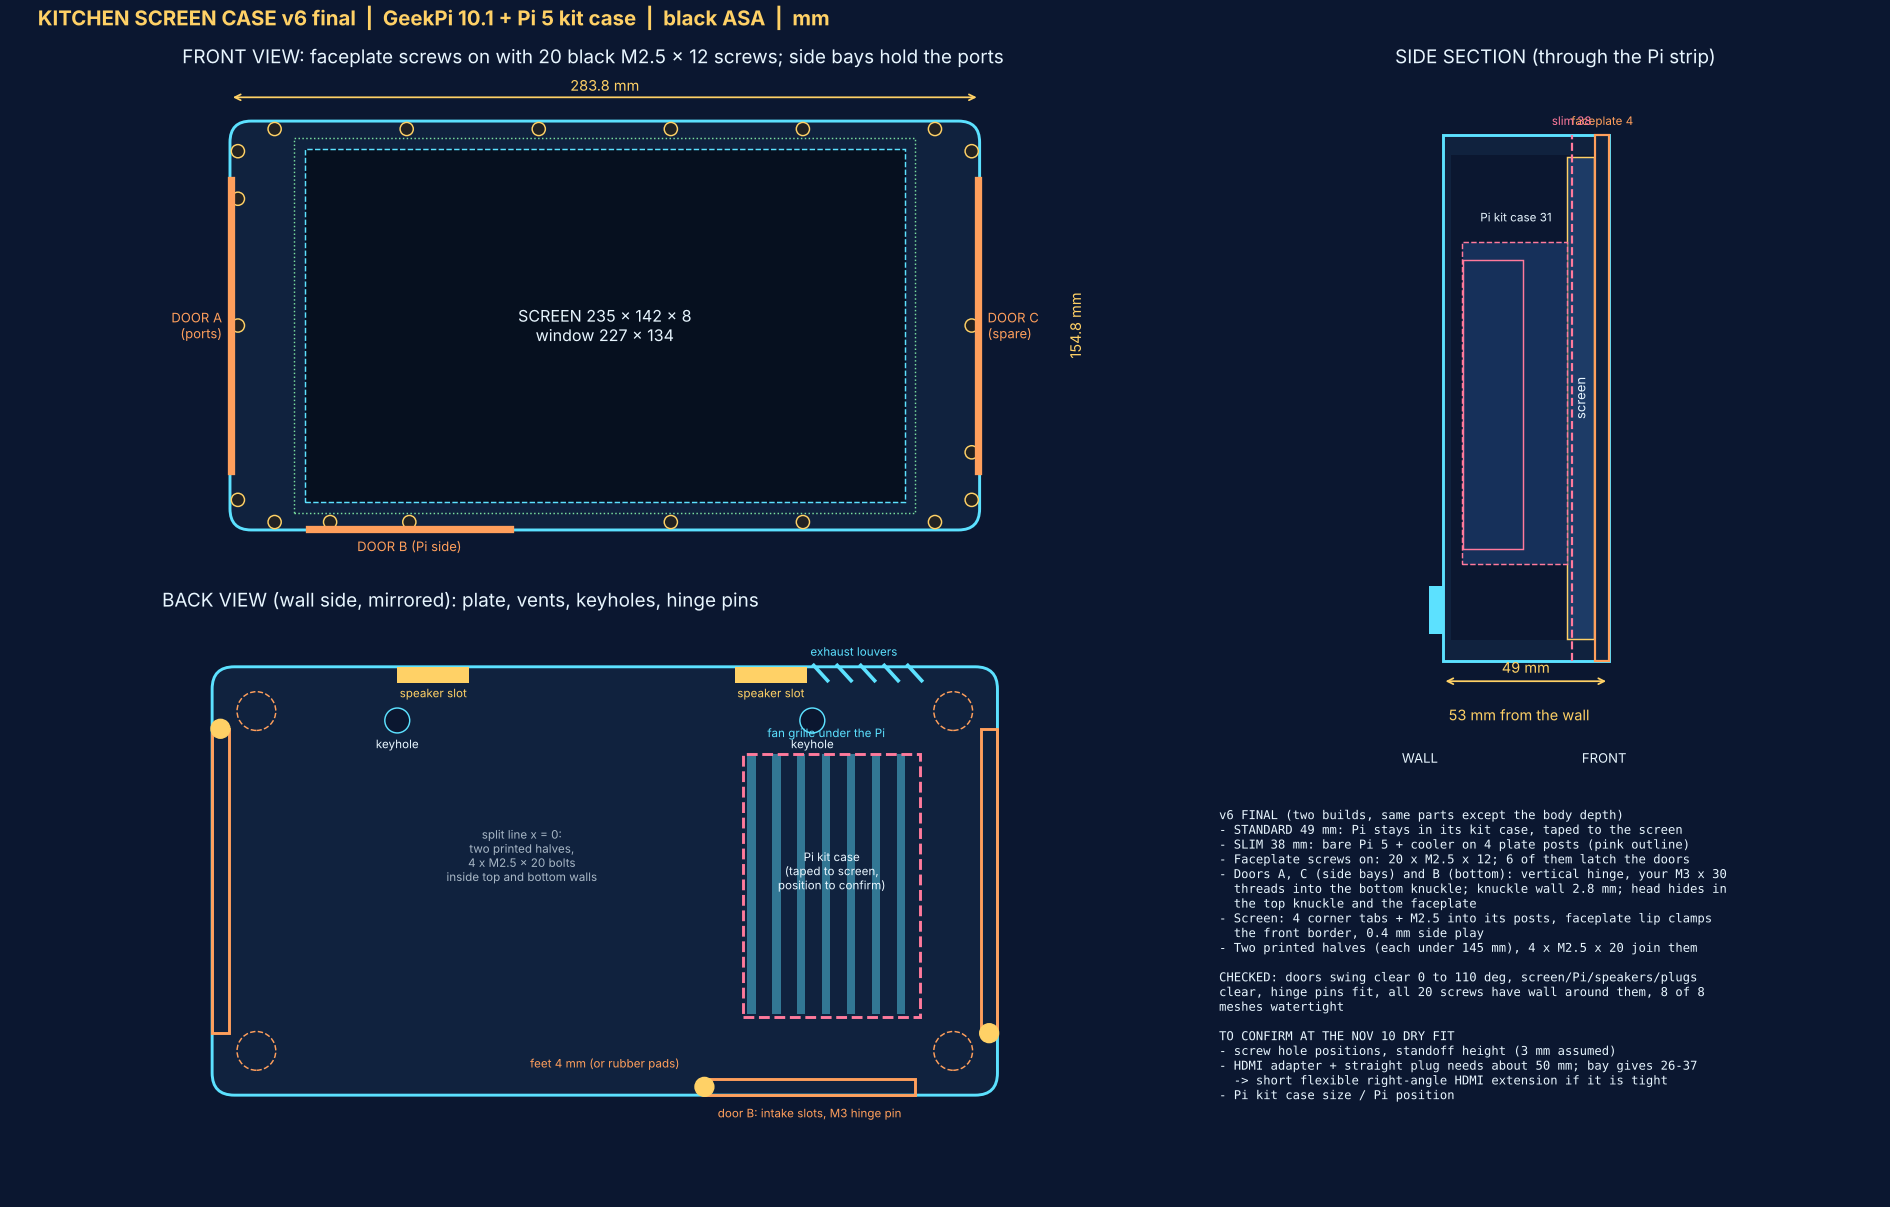

Source code (Python):
# Blueprint v6 for the kitchen screen case. Run: python3 blueprint.py  (needs matplotlib)
import matplotlib; matplotlib.use('Agg')
import matplotlib.pyplot as plt
from matplotlib.patches import FancyBboxPatch, Rectangle, Circle
W,H,T=235,142,8; fit=.4; wall=6; wing=18; backT=2.6; rear=34; plateT=4; foot=4
hx=W/2+fit; hy=H/2+fit; ox=hx+wing+wall; oy=hy+wall; zS=backT+rear; zTop=zS+T+.4
BG='#0b1730'; LN='#5ce1ff'; AC='#ffd166'; TX='#e8f6ff'; GR='#7be0a0'; OR='#ff9f5c'; PK='#ff7a9c'
fig=plt.figure(figsize=(18,11.5),facecolor=BG)
def dh(ax,x0,x1,y,t): ax.annotate('',xy=(x0,y),xytext=(x1,y),arrowprops=dict(arrowstyle='<->',color=AC,lw=1.2)); ax.text((x0+x1)/2,y+2.5,t,color=AC,ha='center',fontsize=10)
def dv(ax,x,y0,y1,t): ax.annotate('',xy=(x,y0),xytext=(x,y1),arrowprops=dict(arrowstyle='<->',color=AC,lw=1.2)); ax.text(x+3,(y0+y1)/2,t,color=AC,va='center',fontsize=10,rotation=90)
def setup(ax,t,xl,yl): ax.set_facecolor(BG); ax.set_aspect('equal'); ax.set_xlim(*xl); ax.set_ylim(*yl); ax.axis('off'); ax.set_title(t,color=TX,fontsize=13,loc='left')
def outline(ax): ax.add_patch(FancyBboxPatch((-ox,-oy),2*ox,2*oy,boxstyle='round,pad=0,rounding_size=8',fc='#10223e',ec=LN,lw=2))
topX=[-125,-75,-25,25,75,125]; botX=[-125,-104,-74,25,75,125]
pts=[(x,oy-3) for x in topX]+[(x,-(oy-3)) for x in botX]+[(-(ox-3),y) for y in (-66,0,48,66)]+[((ox-3),y) for y in (-66,-48,0,66)]
# FRONT
ax=fig.add_axes([0.02,0.52,0.60,0.42]); setup(ax,'FRONT VIEW: faceplate screws on with 20 black M2.5 x 12 screws; side bays hold the ports',(-160,160),(-96,96)); outline(ax)
ax.add_patch(Rectangle((-113.5,-67),227,134,fc='#06101f',ec=LN,lw=1,ls='--'))
ax.add_patch(Rectangle((-W/2,-H/2),W,H,fc='none',ec=GR,lw=1,ls=':')); ax.text(0,0,'SCREEN 235 x 142 x 8\nwindow 227 x 134',color=TX,ha='center',va='center',fontsize=11)
for x,y in pts: ax.add_patch(Circle((x,y),2.5,fc='#222',ec=AC,lw=1))
ax.plot([-ox+.5,-ox+.5],[-55,55],color=OR,lw=5); ax.plot([ox-.5,ox-.5],[-55,55],color=OR,lw=5); ax.plot([-112,-36],[-oy+.5,-oy+.5],color=OR,lw=5)
ax.text(-ox-3,0,'DOOR A\n(ports)',color=OR,fontsize=9,ha='right',va='center'); ax.text(ox+3,0,'DOOR C\n(spare)',color=OR,fontsize=9,ha='left',va='center'); ax.text(-74,-oy-8,'DOOR B (Pi side)',color=OR,fontsize=9,ha='center')
dh(ax,-ox,ox,oy+9,f'{2*ox:.1f} mm'); dv(ax,ox+30,-oy,oy,f'{2*oy:.1f} mm')

# BACK (mirror x)
mx=lambda x:-x
ax=fig.add_axes([0.02,0.05,0.60,0.44]); setup(ax,'BACK VIEW (wall side, mirrored): plate, vents, keyholes, hinge pins',(-160,160),(-96,96)); outline(ax)
for i in range(7): x=mx(-107+i*9); ax.add_patch(Rectangle((x-1.5,-48),3,94,fc=LN,alpha=.45))
ax.text(mx(-80),52,'fan grille under the Pi',color=LN,fontsize=8,ha='center')
ax.add_patch(Rectangle((mx(-50),-49),64,95,fc='none',ec=PK,lw=2,ls='--')); ax.text(mx(-82),-3,'Pi kit case\n(taped to screen,\nposition to confirm)',color=TX,ha='center',fontsize=8)
for sx in(-1,1): ax.add_patch(Circle((sx*75,58),4.5,fc=BG,ec=LN)); ax.text(sx*75,48,'keyhole',color=TX,ha='center',fontsize=8)
for i in range(5): x=mx(-112+i*8.5); ax.plot([x-2.5,x+2.5],[oy+0.5,oy-5],color=LN,lw=2.5)
ax.text(mx(-90),oy+4,'exhaust louvers',color=LN,fontsize=8,ha='center')
for c in (-60,62): ax.add_patch(Rectangle((mx(c)-13,oy-wall),26,wall,fc=AC)); ax.text(mx(c),oy-wall-5,'speaker slot',color=AC,fontsize=8,ha='center')
for sx in(-1,1):
  for sy in(-1,1): ax.add_patch(Circle((sx*(ox-16),sy*(oy-16)),7,fc='none',ec=OR,ls='--'))
ax.text(0,-oy+10,'feet 4 mm (or rubber pads)',color=OR,fontsize=8,ha='center')
ax.add_patch(Rectangle((36,-oy),76,6,fc='none',ec=OR,lw=2)); ax.text(74,-oy-8,'door B: intake slots, M3 hinge pin',color=OR,fontsize=8,ha='center')
ax.add_patch(Rectangle((ox-6,-55),6,110,fc='none',ec=OR,lw=2)); ax.add_patch(Rectangle((-ox,-55),6,110,fc='none',ec=OR,lw=2))
for (x,y) in [(-(ox-3),-55),(ox-3,55),(-36,-(oy-3))]: ax.add_patch(Circle((mx(x),y),3.4,fc=AC,ec=AC)); 
ax.text(-30,0,'split line x = 0:\ntwo printed halves,\n4 x M2.5 x 20 bolts\ninside top and bottom walls',color=TX,fontsize=8,ha='center',alpha=.7)
# SIDE section
ax=fig.add_axes([0.64,0.40,0.34,0.54]); setup(ax,'SIDE SECTION (through the Pi strip)',(-14,66),(-96,96))
zf=zTop+plateT
ax.add_patch(Rectangle((0,-oy),zf,2*oy,fc='#10223e',ec=LN,lw=2)); ax.add_patch(Rectangle((backT,-oy+wall),zTop-backT,2*oy-2*wall,fc=BG,ec='none'))
ax.add_patch(Rectangle((zS,-H/2),T,H,fc='#1d3b66',ec=AC)); ax.text(zS+T/2,0,'screen',color=TX,rotation=90,va='center',ha='center',fontsize=9)
ax.add_patch(Rectangle((zS-31,-49),31,95,fc='#16305a',ec=PK,ls='--')); ax.text(zS-15,52,'Pi kit case 31',color=TX,ha='center',fontsize=8)
ax.add_patch(Rectangle((zTop,-oy),plateT,2*oy,fc='#10223e',ec=OR,lw=1.5)); ax.text(zTop+2,oy+3,'faceplate 4',color=OR,fontsize=8,ha='center')
ax.add_patch(Rectangle((-foot,-oy+8),foot,14,fc=LN)); 
ax.plot([38,38],[-oy,oy],color=PK,ls='--',lw=1.5); ax.text(38,oy+3,'slim 38',color=PK,fontsize=8,ha='center'); ax.add_patch(Rectangle((backT+3.5,-44.5),17.5,85,fc='none',ec=PK,lw=1)); 
dh(ax,0,zf,-oy-6,f'{zf:.0f} mm'); dh(ax,-foot,zf,-oy-20,f'{zf+foot:.0f} mm from the wall'); ax.text(-12,-oy-30,'WALL',color=TX,fontsize=9); ax.text(zf-8,-oy-30,'FRONT',color=TX,fontsize=9)
fig.text(0.645,0.33,'v6 FINAL (two builds, same parts except the body depth)\n- STANDARD 49 mm: Pi stays in its kit case, taped to the screen\n- SLIM 38 mm: bare Pi 5 + cooler on 4 plate posts (pink outline)\n- Faceplate screws on: 20 x M2.5 x 12; 6 of them latch the doors\n- Doors A, C (side bays) and B (bottom): vertical hinge, your M3 x 30\n  threads into the bottom knuckle; knuckle wall 2.8 mm; head hides in\n  the top knuckle and the faceplate\n- Screen: 4 corner tabs + M2.5 into its posts, faceplate lip clamps\n  the front border, 0.4 mm side play\n- Two printed halves (each under 145 mm), 4 x M2.5 x 20 join them\n\nCHECKED: doors swing clear 0 to 110 deg, screen/Pi/speakers/plugs\nclear, hinge pins fit, all 20 screws have wall around them, 8 of 8\nmeshes watertight\n\nTO CONFIRM AT THE NOV 10 DRY FIT\n- screw hole positions, standoff height (3 mm assumed)\n- HDMI adapter + straight plug needs about 50 mm; bay gives 26-37\n  -> short flexible right-angle HDMI extension if it is tight\n- Pi kit case size / Pi position',color=TX,fontsize=8.4,va='top',family='monospace')
fig.text(0.02,0.995,'KITCHEN SCREEN CASE v6 final  |  GeekPi 10.1 + Pi 5 kit case  |  black ASA  |  mm',color=AC,fontsize=14,weight='bold',va='top')
fig.savefig('blueprint.png',dpi=105,facecolor=BG); print('ok')
